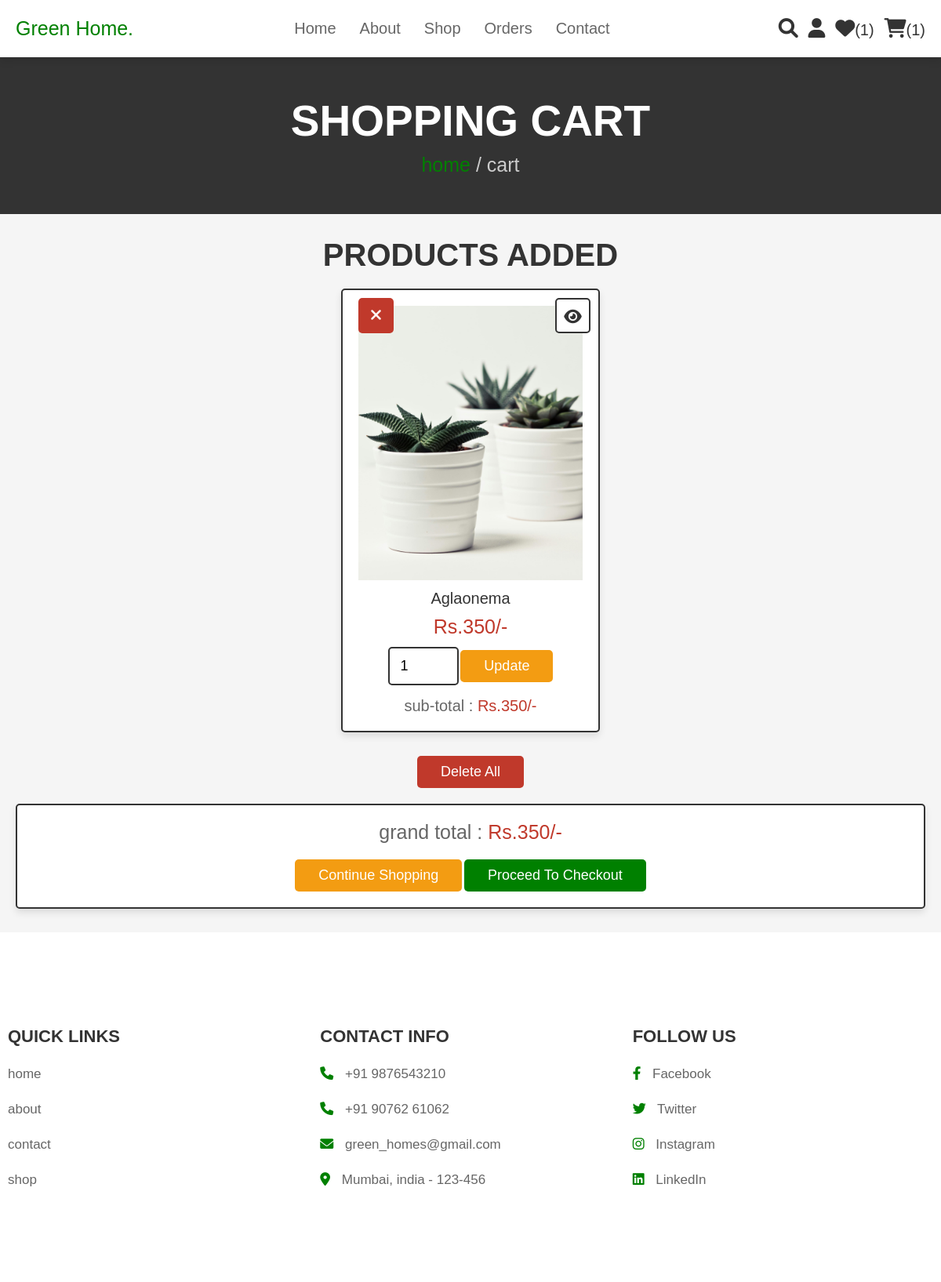
Page /cart.php (signed in) on the committed database.
### tables this page shows
CREATE TABLE `cart` (
  `id` int(100) NOT NULL,
  `user_id` int(100) NOT NULL,
  `pid` int(100) NOT NULL,
  `name` varchar(100) NOT NULL,
  `price` int(100) NOT NULL,
  `quantity` int(100) NOT NULL,
  `image` varchar(100) NOT NULL
);

### cart.php (the view, shortened to what this page needs)
<?php
@include 'config.php';
$user_id = $_SESSION['user_id'];
?>
<!DOCTYPE html>
<html lang="en">
<head>
   <link rel="stylesheet" href="https://cdnjs.cloudflare.com/ajax/libs/font-awesome/6.0.0/css/all.min.css">
   <link rel="stylesheet" href="css/style.css">
</head>
<body>
   <?php @include 'header.php'; ?>
   <section class="heading">
      <h3>shopping cart</h3>
      <p> <a href="home.php">home</a> / cart </p>
   </section>
   <section class="shopping-cart">
      <h1 class="title">products added</h1>
      <div class="box-container">
         <?php
        $grand_total = 0;
        $select_cart = mysqli_query($conn, "SELECT * FROM `cart` WHERE user_id = '$user_id'") or die('query failed');
        if(mysqli_num_rows($select_cart) > 0){
            while($fetch_cart = mysqli_fetch_assoc($select_cart)){
    ?>
         <div class="box">
            <a href="cart.php?delete=<?php echo $fetch_cart['id']; ?>" class="fas fa-times"
               onclick="return confirm('delete this from cart?');"></a>
            <a href="view_page.php?pid=<?php echo $fetch_cart['pid']; ?>" class="fas fa-eye"></a>
            <img src="uploaded_img/<?php echo $fetch_cart['image']; ?>" alt="" class="image">
            <div class="name"><?php echo $fetch_cart['name']; ?></div>
            <div class="price">Rs.<?php echo $fetch_cart['price']; ?>/-</div>
            <form action="" method="post">
               <input type="number" min="1" value="<?php echo $fetch_cart['quantity']; ?>" name="cart_quantity"
                  class="qty">
               <input type="submit" value="update" class="option-btn" name="update_quantity">
            </form>
            <div class="sub-total"> sub-total :
               <span>Rs.<?php echo $sub_total = ($fetch_cart['price'] * $fetch_cart['quantity']); ?>/-</span>
            </div>
         </div>
         <?php
    $grand_total += $sub_total;
        }
    }else{
        echo '<p class="empty">your cart is empty</p>';
    }
    ?>
      </div>
      <div class="more-btn">
         <a href="cart.php?delete_all" class="delete-btn <?php echo ($grand_total > 1)?'':'disabled' ?>"
            onclick="return confirm('delete all from cart?');">delete all</a>
      </div>
      <div class="cart-total">
         <p>grand total : <span>Rs.<?php echo $grand_total; ?>/-</span></p>
         <a href="shop.php" class="option-btn">continue shopping</a>
         <a href="checkout.php" class="btn  <?php echo ($grand_total > 1)?'':'disabled' ?>">proceed to checkout</a>
      </div>
   </section>
   <?php @include 'footer.php'; ?>
</body>
</html>

### header.php (shortened to what this page needs)
<header class="header">
   <div class="flex">
      <a href="home.php" class="logo">Green Home.</a>
      <nav class="navbar">
         <ul>
            <li><a href="home.php">home</a></li>
            <li><a href="about.php">about</a></li>
            <li><a href="shop.php">shop</a></li>
            <li><a href="orders.php">orders</a></li>
            <li><a href="contact.php">contact</a></li>
         </ul>
      </nav>
      <div class="icons">
         <a href="search_page.php" class="fas fa-search"></a>
         <div id="user-btn" class="fas fa-user"></div>
         <?php
                $select_wishlist_count = mysqli_query($conn, "SELECT * FROM `wishlist` WHERE user_id = '$user_id'") or die('query failed');
                $wishlist_num_rows = mysqli_num_rows($select_wishlist_count);
            ?>
         <a href="wishlist.php"><i class="fas fa-heart"></i><span>(<?php echo $wishlist_num_rows; ?>)</span></a>
         <?php
                $select_cart_count = mysqli_query($conn, "SELECT * FROM `cart` WHERE user_id = '$user_id'") or die('query failed');
                $cart_num_rows = mysqli_num_rows($select_cart_count);
            ?>
         <a href="cart.php"><i class="fas fa-shopping-cart"></i><span>(<?php echo $cart_num_rows; ?>)</span></a>
      </div>
   </div>
</header>

### footer.php
<section class="footer">
   <div class="box-container">
      <div class="box">
         <h3>quick links</h3>
         <p><a href="home.php">home</a></p>
         <p><a href="about.php">about</a></p>
         <p><a href="contact.php">contact</a></p>
         <p><a href="shop.php">shop</a></p>
      </div>
      <div class="box">
         <h3>contact info</h3>
         <p><a target="_blank" href="tel:9876543210"><i class="fas fa-phone"></i> +91 9876543210</a> </p>
         <p><a target="_blank" href="tel:1234567890"><i class="fas fa-phone"></i> +91 90762 61062</a></p>
         <p><a target="_blank" href="mailto:green_homes@gmail.com"><i class="fas fa-envelope"></i> green_homes@gmail.com </a></p>
         <p><i class="fas fa-map-marker-alt"></i> Mumbai, india - 123-456 </p>
      </div>
      <div class="box">
   <h3>Follow Us</h3>
   <p>
      <a href="https://www.facebook.com/Ajit Kewat" target="_blank" rel="noopener noreferrer">
         <i class="fab fa-facebook-f"></i> Facebook
      </a>
   </p>
   <p>
      <a href="https://twitter.com/ AjitKewat1025" target="_blank" rel="noopener noreferrer">
         <i class="fab fa-twitter"></i> Twitter
      </a>
   </p>
   <p>
      <a href="https://www.instagram.com/ajit_kewat_official_006/" target="_blank" rel="noopener noreferrer">
         <i class="fab fa-instagram"></i> Instagram
      </a>
   </p>
   <p>
      <a href="https://www.linkedin.com/in/Ajit kewat/" target="_blank" rel="noopener noreferrer">
         <i class="fab fa-linkedin"></i> LinkedIn
      </a>
   </p>
</div>
</section>

### rows in the picture
cart: image (picture), name "Aglaonema", price "350", cart_quantity "1"

### other values in the picture
$wishlist_num_rows "1"
$cart_num_rows "1"
$grand_total "350"
